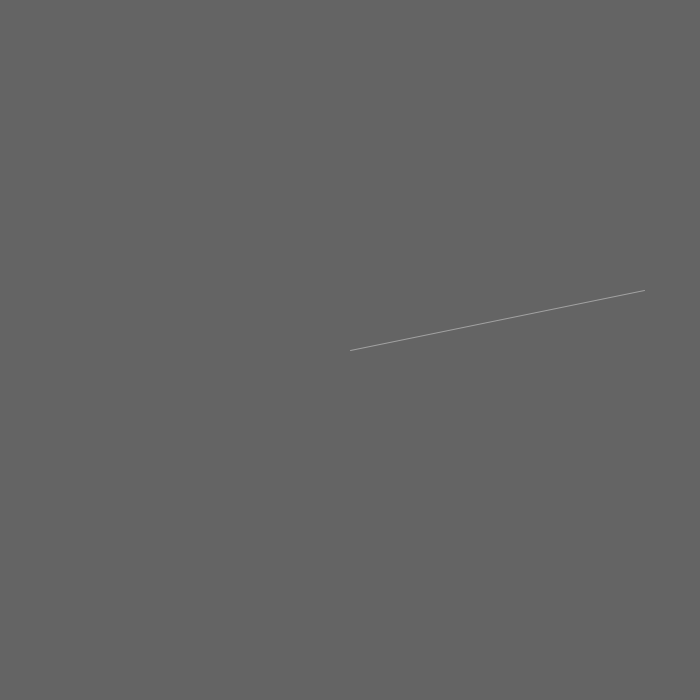
Frame 1 (no input)
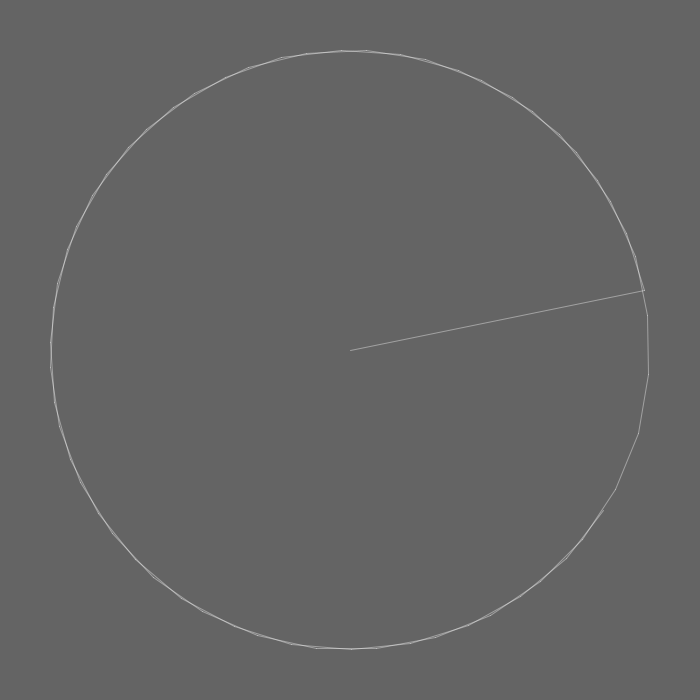
Frame 60 (the mouse pressed at the canvas centre just before this capture)
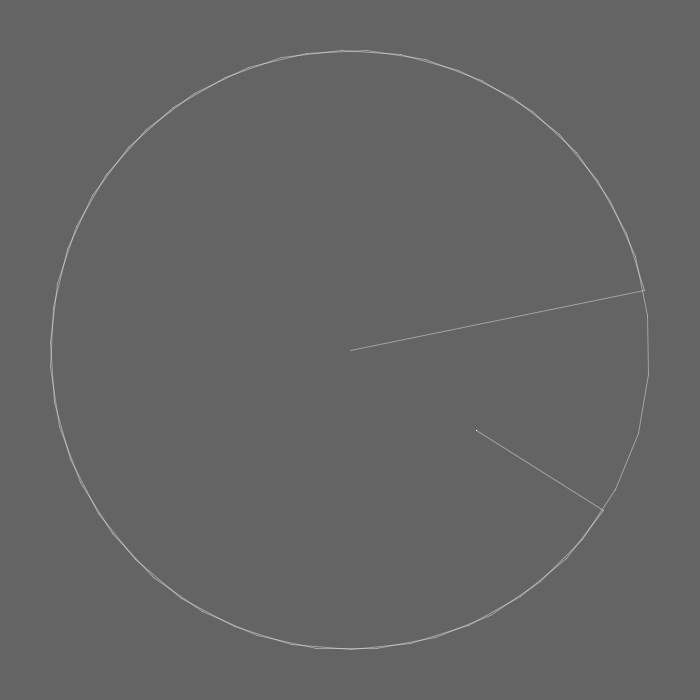
Frame 120 (the mouse held since frame 60 and released just before this capture)

The Processing sketch that drew these frames (run headless with seeded random() and noise(); from frame 60 on, the mouse is pressed at the canvas centre):

// Processing sketch: p5_desenhar_circulo
// ── p5_desenhar_circulo.pde
/*  circulo, som do pensamento

  este sketch procura mostrar como se constroiem círculos,
  e como convertemos entre coordenadas cartesianas e polares
    
  um ponto cartesiano (x,y) pode ser descrito como (alpha,raio) polar,
  e vice-versa, um ponto polar tem correspondentes no sistema cartesiano.

  //  CONVERSÃO POLAR->CARTESIANO

  tendo angulo e raio, converte-se para coords cartesianas usando sin e cos
  
  x = raio * cos (angulo);
  y = raio * sin (angulo);


  //  CONVERSÃO CARTESIANO->POLAR

  tendo x e y, converte-se para coordenadas polares usando o teorema de pitágoras

  raio = √ ( x^2 + y^2 ); // raiz quadrada da soma dos quadrados de x e y
  angulo = atan2 (y,x);
  
*/

float raio;
float angulo;

float ppx, ppy; //previous px, py
float px, py;

void setup(){
 size(700,700);
 frameRate(30);
 background(100);   
  //inicializar tudo no centro
 ppx = px = width/2;
 ppy = py = height/2;
}


void draw(){
 
 angulo = angulo +( map (mouseX, 0 , width, -0.2,0.2) );
 raio = map(mouseY,0,height,300.,0.);
 
 //guardar as posições anteriores
 ppx = px;
 ppy = py;
 //calcular as novas posições do circulo:
 // cos/sin(angulo) * raio + centro
 px = cos(angulo) * raio + width/2;
 py = sin(angulo) * raio + height/2;
 
 stroke(255,100);
 line (px,py,ppx,ppy);
 
  
}
